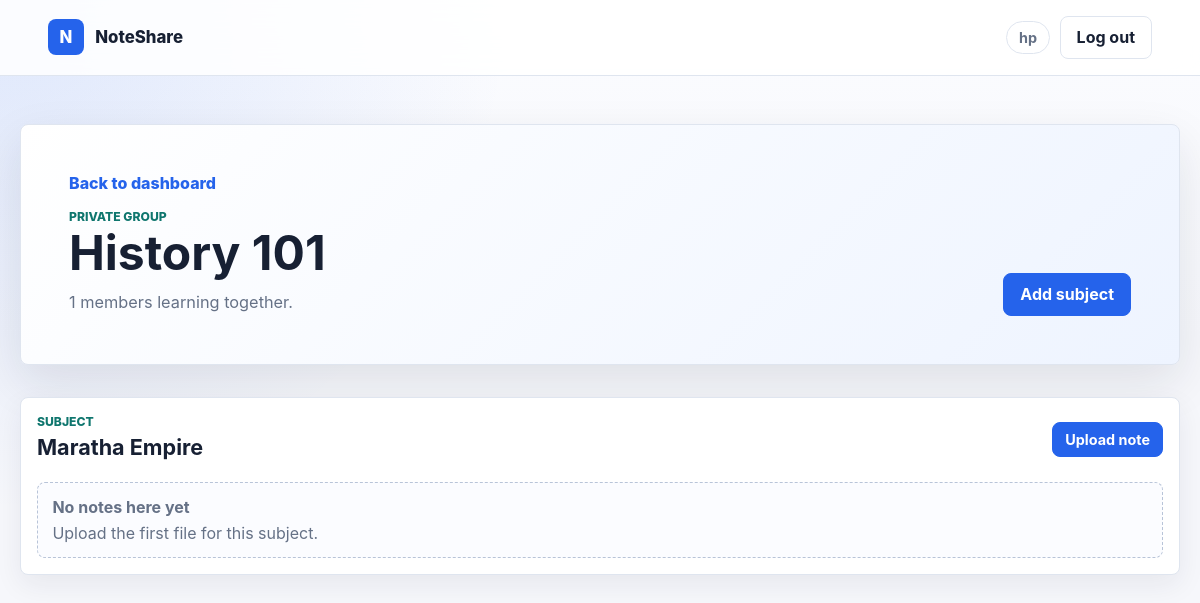
Page /notes/3/ (signed in) on the committed database.
### notes/models.py (models this page shows, shortened)
class Group(models.Model):
    name = models.CharField(max_length=200)
    password = models.CharField(max_length=200)  # Hashed password
    creator = models.ForeignKey(User, on_delete=models.CASCADE, related_name="owned_groups")
    members = models.ManyToManyField(User, related_name="note_groups", blank=True)

class Subgroup(models.Model):
    group = models.ForeignKey(Group, on_delete=models.CASCADE, related_name='subgroups')
    name = models.CharField(max_length=200)

### notes/views.py (the view, shortened to what this page needs)
# urls.py: path('<int:group_id>/', views.group_detail, name='group_detail'),
@login_required
def group_detail(request, group_id):
    group = get_object_or_404(Group.objects.prefetch_related('members'), id=group_id)
    if request.user == group.creator or group.members.filter(id=request.user.id).exists():
        subgroups = group.subgroups.prefetch_related('notes__uploader').all()
        return render(request, 'notes/group_detail.html', {
            'group': group,
            'subgroups': subgroups,
        })

### notes/templates/notes/group_detail.html (shortened to what this page needs)
{% extends 'notes/base.html' %}
{% block content %}
<section class="page-head">
    <div>
        <a class="back-link" href="{% url 'group_list' %}">Back to dashboard</a>
        <p class="eyebrow">Private group</p>
        <h1>{{ group.name }}</h1>
        <p class="lede">{{ group.members.count }} members learning together.</p>
    </div>
    {% if user == group.creator %}
        <a class="button primary" href="{% url 'create_subgroup' group.id %}">Add subject</a>
    {% endif %}
</section>
<section class="subject-stack">
    {% for subgroup in subgroups %}
        <article class="subject-panel">
            <div class="subject-head">
                <div>
                    <p class="eyebrow">Subject</p>
                    <h2>{{ subgroup.name }}</h2>
                </div>
                <a class="button small" href="{% url 'upload_note' subgroup.id %}">Upload note</a>
            </div>
            <div class="note-list">
                {% for note in subgroup.notes.all %}
                    <a class="note-row" href="{{ note.file.url }}" target="_blank" rel="noreferrer">
                        <span class="file-badge">FILE</span>
                        <span>
                            <strong>{{ note.title }}</strong>
                            <small>Uploaded by {{ note.uploader.username }} · {{ note.timestamp|date:"M d, Y" }}</small>
                        </span>
                    </a>
                {% empty %}
                    <div class="empty-state compact">
                        <h3>No notes here yet</h3>
                        <p>Upload the first file for this subject.</p>
                    </div>
                {% endfor %}
            </div>
        </article>
    {% endfor %}
</section>
{% endblock %}

### notes/templates/notes/base.html (shortened to what this page needs)
{% load static %}
<!DOCTYPE html>
<html lang="en">
<head>
    <link rel="stylesheet" href="{% static 'notes/styles.css' %}">
</head>
<body>
    <header class="topbar">
        <a class="brand" href="{% url 'group_list' %}" aria-label="NoteShare dashboard">
            <span class="brand-mark">N</span>
            <span>NoteShare</span>
        </a>
        <nav class="nav-actions">
            {% if user.is_authenticated %}
                <span class="user-chip">{{ user.username }}</span>
                <form action="{% url 'logout' %}" method="post">
                    <button class="button ghost" type="submit">Log out</button>
                </form>
            {% else %}
                <a class="button ghost" href="{% url 'login' %}">Log in</a>
                <a class="button" href="{% url 'signup' %}">Sign up</a>
            {% endif %}
        </nav>
    </header>
    <main class="page">
        {% block content %}{% endblock %}
    </main>
</body>
</html>

### notes/static/notes/styles.css (style rules this page uses)
:root { color-scheme: light; --bg: #f6f7fb; --surface: #ffffff; --surface-strong: #eef4ff; --text: #172033; --muted: #657186; --line: #dfe5ef; --primary: #2563eb; --primary-dark: #1d4ed8; --accent: #0f766e; --danger: #b42318; --success: #137333; --shadow: 0 18px 48px rgba(23, 32, 51, 0.10); }
* { box-sizing: border-box; }
body { margin: 0; min-height: 100vh; background: radial-gradient(circle at top left, rgba(37, 99, 235, 0.13), transparent 32rem), linear-gradient(180deg, #fbfcff 0%, var(--bg) 42%); color: var(--text); font-family: Inter, ui-sans-serif, system-ui, -apple-system, BlinkMacSystemFont, "Segoe UI", sans-serif; letter-spacing: 0; }
a { color: inherit; }
.topbar { position: sticky; top: 0; z-index: 10; display: flex; align-items: center; justify-content: space-between; gap: 1rem; padding: 1rem clamp(1rem, 4vw, 3rem); background: rgba(255, 255, 255, 0.86); border-bottom: 1px solid var(--line); backdrop-filter: blur(16px); }
.brand, .nav-actions, .group-card, .note-row, .activity-item, .subject-head, .section-head { display: flex; align-items: center; }
.brand { gap: 0.7rem; color: var(--text); font-size: 1.05rem; font-weight: 800; text-decoration: none; }
.brand-mark, .card-icon { display: grid; width: 2.25rem; height: 2.25rem; place-items: center; border-radius: 8px; background: var(--primary); color: white; font-weight: 800; }
.nav-actions { gap: 0.6rem; flex-wrap: wrap; justify-content: flex-end; }
.nav-actions form { margin: 0; }
.page { width: min(1160px, calc(100% - 2rem)); margin: 0 auto; padding: 2rem 0 4rem; }
.hero, .page-head { display: flex; align-items: flex-end; justify-content: space-between; gap: 2rem; margin: 1rem 0 2rem; padding: clamp(1.4rem, 4vw, 3rem); border: 1px solid var(--line); border-radius: 8px; background: linear-gradient(135deg, #ffffff 0%, #eef4ff 100%); box-shadow: var(--shadow); }
.panel, .subject-panel { border: 1px solid var(--line); border-radius: 8px; background: var(--surface); box-shadow: 0 10px 28px rgba(23, 32, 51, 0.07); }
.subject-panel { padding: 1rem; }
.section-head, .subject-head { justify-content: space-between; gap: 1rem; margin-bottom: 1rem; }
.eyebrow { margin: 0 0 0.35rem; color: var(--accent); font-size: 0.76rem; font-weight: 800; text-transform: uppercase; }
h1, h2, h3, p { margin-top: 0; }
h1 { max-width: 760px; margin-bottom: 0.65rem; font-size: clamp(2rem, 4vw, 4rem); line-height: 1.02; }
h2 { margin-bottom: 0.35rem; font-size: 1.35rem; }
h3 { margin-bottom: 0.35rem; font-size: 1rem; }
.lede { max-width: 660px; margin-bottom: 0; color: var(--muted); font-size: 1.02rem; line-height: 1.65; }
.button { display: inline-flex; min-height: 2.55rem; align-items: center; justify-content: center; gap: 0.4rem; border: 1px solid var(--primary); border-radius: 8px; padding: 0.65rem 1rem; background: var(--primary); color: white; font: inherit; font-weight: 750; text-decoration: none; cursor: pointer; }
.button.ghost { border-color: var(--line); background: white; color: var(--text); }
.button.small { min-height: 2.2rem; padding: 0.45rem 0.75rem; font-size: 0.9rem; }
.user-chip, .counter { border: 1px solid var(--line); border-radius: 999px; padding: 0.45rem 0.75rem; background: white; color: var(--muted); font-size: 0.9rem; font-weight: 700; }
.card-grid, .activity-list, .note-list, .subject-stack { display: grid; gap: 0.8rem; }
.empty-state { border: 1px dashed #b8c4d8; border-radius: 8px; padding: 1.2rem; background: #fbfcff; color: var(--muted); }
.empty-state.compact { padding: 0.9rem; }
.empty-state p { margin-bottom: 0; }
.back-link, .form-note a { color: var(--primary); font-weight: 800; text-decoration: none; }
.back-link { display: inline-block; margin-bottom: 1rem; }

### rows in the picture
Group: name "History 101", members.count "1"
Subgroup: name "Maratha Empire"

### other values in the picture
{{ user.username }} "hp"
